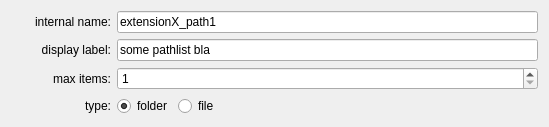
<?xml version="1.0" encoding="UTF-8"?>
<ui version="4.0">
 <class>edit</class>
 <widget class="QWidget" name="edit">
  <property name="geometry">
   <rect>
    <x>0</x>
    <y>0</y>
    <width>549</width>
    <height>124</height>
   </rect>
  </property>
  <property name="windowTitle">
   <string>Form</string>
  </property>
  <layout class="QFormLayout" name="edit_layout">
   <item row="0" column="0">
    <widget class="QLabel" name="internalNameLabel">
     <property name="minimumSize">
      <size>
       <width>100</width>
       <height>0</height>
      </size>
     </property>
     <property name="text">
      <string>internal name:</string>
     </property>
     <property name="alignment">
      <set>Qt::AlignRight|Qt::AlignTrailing|Qt::AlignVCenter</set>
     </property>
    </widget>
   </item>
   <item row="0" column="1">
    <widget class="QLineEdit" name="cfg_name">
     <property name="text">
      <string>extensionX_path1</string>
     </property>
    </widget>
   </item>
   <item row="1" column="0">
    <widget class="QLabel" name="displayLabelLabel">
     <property name="minimumSize">
      <size>
       <width>100</width>
       <height>0</height>
      </size>
     </property>
     <property name="text">
      <string>display label:</string>
     </property>
     <property name="alignment">
      <set>Qt::AlignRight|Qt::AlignTrailing|Qt::AlignVCenter</set>
     </property>
    </widget>
   </item>
   <item row="1" column="1">
    <widget class="QLineEdit" name="cfg_label">
     <property name="text">
      <string>some pathlist bla</string>
     </property>
    </widget>
   </item>
   <item row="2" column="1">
    <widget class="QSpinBox" name="cfg_max_items">
     <property name="suffix">
      <string notr="true"/>
     </property>
     <property name="prefix">
      <string notr="true"/>
     </property>
     <property name="minimum">
      <number>1</number>
     </property>
     <property name="maximum">
      <number>99</number>
     </property>
    </widget>
   </item>
   <item row="2" column="0">
    <widget class="QLabel" name="maxItemsLabel">
     <property name="minimumSize">
      <size>
       <width>100</width>
       <height>0</height>
      </size>
     </property>
     <property name="text">
      <string>max items:</string>
     </property>
     <property name="alignment">
      <set>Qt::AlignRight|Qt::AlignTrailing|Qt::AlignVCenter</set>
     </property>
    </widget>
   </item>
   <item row="3" column="1">
    <layout class="QHBoxLayout" name="horizontalLayout_2" stretch="0,1">
     <property name="topMargin">
      <number>0</number>
     </property>
     <item>
      <widget class="QRadioButton" name="cfg_browse_type_0">
       <property name="text">
        <string>folder</string>
       </property>
       <property name="checked">
        <bool>true</bool>
       </property>
      </widget>
     </item>
     <item>
      <widget class="QRadioButton" name="cfg_browse_type_1">
       <property name="text">
        <string>file</string>
       </property>
      </widget>
     </item>
    </layout>
   </item>
   <item row="3" column="0">
    <widget class="QLabel" name="label_3">
     <property name="minimumSize">
      <size>
       <width>100</width>
       <height>0</height>
      </size>
     </property>
     <property name="text">
      <string>type:</string>
     </property>
     <property name="alignment">
      <set>Qt::AlignRight|Qt::AlignTrailing|Qt::AlignVCenter</set>
     </property>
    </widget>
   </item>
  </layout>
 </widget>
 <resources/>
 <connections/>
</ui>
